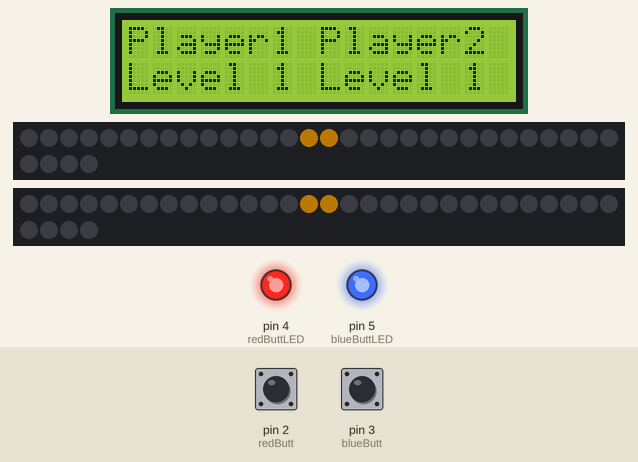
A sketch run on a simulated Arduino Mega 2560, built with avr-gcc and run on an emulated ATmega2560. On the bench: 16×2 character LCD, 2 × 34 RGB LEDs in strip order, left to right, continuing on the next row, output pins drawn as LEDs (lit = HIGH). The test bench sets the inputs (shaded band); at power-on: pin 2 (redButt) HIGH, pin 3 (blueButt) HIGH. Dim RGB values are drawn brighter than linear; random numbers use the default seed unless the sketch sets one.

Above: at 5.3 s.
5.4 s: pin 2 (redButt) pulled LOW for 0.15 s
At 6.3 s:
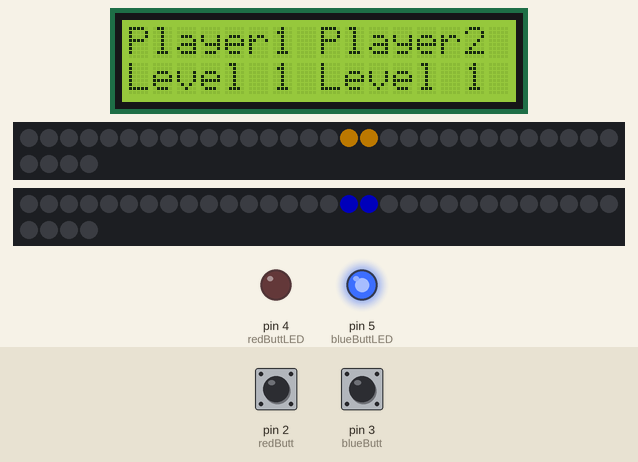
8.6 s: pin 3 (blueButt) pulled LOW for 0.15 s
At 9.6 s:
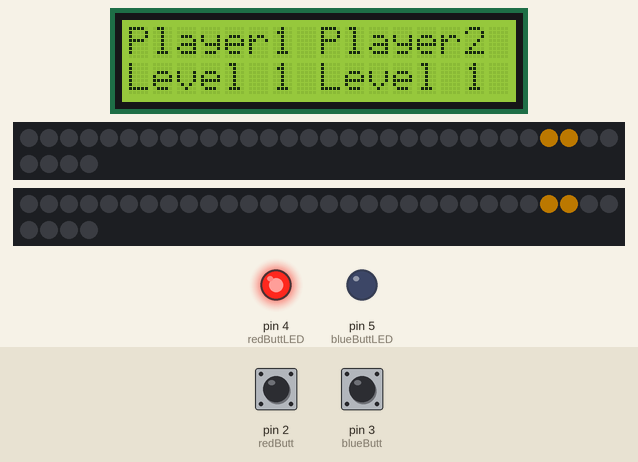
11.9 s: pin 2 (redButt) pulled LOW for 1 s
At 20.6 s:
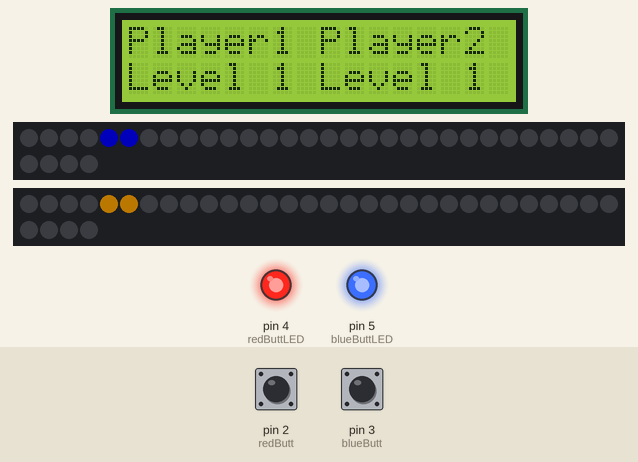
28.1 s: pin 3 (blueButt) pulled LOW for 1 s
At 29.1 s:
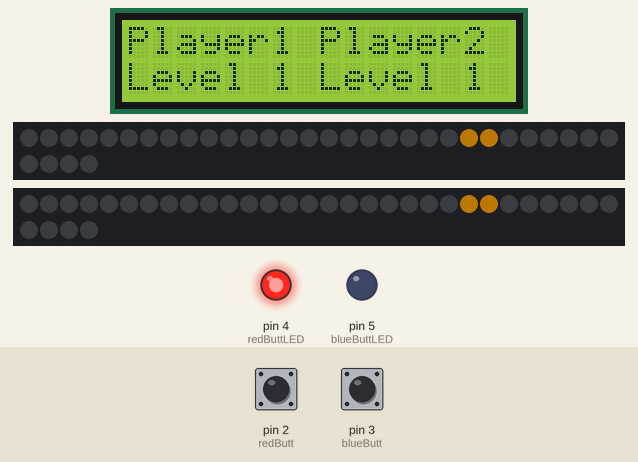
Timing chart, 0 to 32.6 s (numbered marks = the images above; inputs shaded):
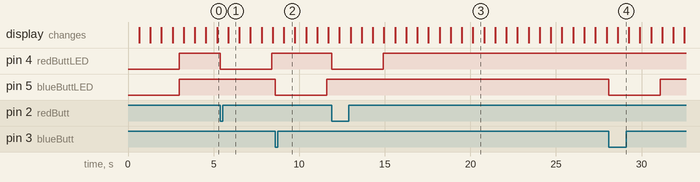

Measured:
- after the input at 5.4 s, pin 4 (redButtLED): HIGH → LOW at once, → HIGH 3.0 s later
- after the input at 8.6 s, pin 5 (blueButtLED): HIGH → LOW at once, → HIGH 3.0 s later
- after the input at 11.9 s, pin 4 (redButtLED): HIGH → LOW at once, → HIGH 3.0 s later
- after the input at 28.1 s, pin 5 (blueButtLED): HIGH → LOW at once, → HIGH 3.0 s later

The sketch:

Arduino_Light_Racer.ino
```cpp
/*
  How to change difficulty.
  Level One: interval should be 800 done
  Level Two: interval should be 600  done
  Level Three: interval should be 400  done
  Level Four: Interval should be 400 and new win pos every two bounces done
  Level Five: Interval should be 400 and new win pos every bounce  done


*/
#include <FastLED.h>
#include<LiquidCrystal.h>
//initialize LCD
LiquidCrystal lcd(23, 25, 27, 29, 31, 33);
bool refreshLCD = false; //will let LCD function know if a refresh is required so it is not constantly refreshing

//initialize delay variables.
unsigned long currentMillis;
unsigned long p1PreviousMillis = millis();
unsigned long p2PreviousMillis = millis();


//will be changed to alter difficulty
//represents interval time in milliseconds
int p1Interval = 650;
int p2Interval = 650;
int diffIncrement = 200; // what the difficulty will be incremented by when a player moves up a level.

//level difficulty flag
bool p1lvl4Diff = true;
bool p2lvl4Diff = true;

bool p1Direction, p2Direction; //True = LEDs move left to right. False = LEDs move right to left

int p1Loc = 0; //player 1(left side) starting location. Also acts as loop index
int p2Loc = 0; //player 2(right side) starting location. Also acts as loop index

//Head and tail boundaries that allow you to change these. You should only be changing these to even numbers and they should never overlap
//note that the left boundary will light up left boundary +1
//I beleive these numbers must be even numbers also for the loops to work (have not tested though)
int p1LeftBoundary = 32;
int p1RightBoundary = 0;
int p2LeftBoundary = 32;
int p2RightBoundary = 0;


//button setup
const int redButt = 2; //player 1
const int redButtLED = 4;
const int blueButt = 3; //player 2
const int blueButtLED = 5;

//interrupt flags
volatile bool redButtPressed = false;
volatile bool blueButtPressed = false;

//dead time variables
//if a player hits a button and its not the right location there button will become "dead" for 3 seconds;
unsigned long p1DeadTime = millis();
unsigned long p2DeadTime = millis();
int deadTimeInterval = 3000;
bool p1Dead;
bool p2Dead;

//initialize LED Strips
//green line
#define p1DATA_PIN  51
#define p2DATA_PIN 50
//yellow line
#define p1CLK_PIN  53
#define p2CLK_PIN 52

#define LED_TYPE  APA102
#define COLOR_ORDER  BGR
//always use an even number of LEDs. This is important to the loop functionality.
#define NUM_LEDS  34
CRGB p1leds[NUM_LEDS];
CRGB p2leds[NUM_LEDS];

//will tell winning position generating function if a new position is required
bool p1NewWinPosReqd = true;
bool p2NewWinPosReqd = true;


int p1WinPos, p2WinPos; //storage for winning position
int p1WinCheck, p2WinCheck;//variable used to store the current lit leds. The way the led strip indexing works reqs these var's to exist

CRGB p1PrimColor, p1WinColor, p2PrimColor, p2WinColor;


//level counters
int p1Level = 1;
int p2Level = 1;
int maxLevel = 5;

void setup() {
  // put your setup code here, to run once:
  FastLED.addLeds<LED_TYPE, p1DATA_PIN, p1CLK_PIN, COLOR_ORDER>(p1leds, NUM_LEDS);
  FastLED.addLeds<LED_TYPE, p2DATA_PIN, p2CLK_PIN, COLOR_ORDER>(p2leds, NUM_LEDS);
  FastLED.setBrightness(75);
  //uses arduinos built in resistor. LOW = Button Pressed High = Button Not pressed
  pinMode(blueButt, INPUT_PULLUP);
  pinMode(redButt, INPUT_PULLUP);
  //led setup
  pinMode(redButtLED, OUTPUT);
  pinMode(blueButtLED, OUTPUT);
  //  Interrupt will enable when button goes from HIGH to LOW
  attachInterrupt(digitalPinToInterrupt(redButt), redButton, FALLING);
  attachInterrupt(digitalPinToInterrupt(blueButt), blueButton, FALLING);
  //initital LCD Setup.
  lcd.begin(16, 2);
  lcd.print("Player1 Player2");
  lcd.setCursor(0, 1);
  lcd.print("Level ");
  lcd.print(p1Level);
  lcd.print(" Level ");
  lcd.print(p2Level);
  randomSeed(analogRead(0));
}

void loop() {
  currentMillis = millis();
  checkDeadState();
  generateWinningPos();
  p1Colors();
  p2Colors();
  leftStrip();
  rightStrip();
  verifyWinLoss();
  updateLCD();
  gameOver();
}

void checkDeadState() {
  //checks if a button should be dead or not
  //should set dead varibale to true and turn off the led.

  if (currentMillis - p1DeadTime >= deadTimeInterval) {
    p1Dead = false;
    digitalWrite(redButtLED, HIGH);
  }
  else {
    p1Dead = true;
    digitalWrite(redButtLED, LOW);
  }

  if (currentMillis - p2DeadTime >= deadTimeInterval) {
    p2Dead = false;
    digitalWrite(blueButtLED, HIGH);

  }
  else {
    p2Dead = true;
    digitalWrite(blueButtLED, LOW);
  }
}

void generateWinningPos() {
  //checks to see if new win position is required.
  //if it is it generates random number between boundaries and then sets variable back to false
  //will also set LCD refresh flag back to false since
  if (p1NewWinPosReqd == true) {
    //p1WinPos = random8(p1RightBoundary, (p1LeftBoundary + 1));
    p1WinPos = random(p1RightBoundary, (p1LeftBoundary+1));
    p1NewWinPosReqd = false;
    refreshLCD = false;
  }
  if (p2NewWinPosReqd == true) {
    //p2WinPos = random8(p2RightBoundary, (p2LeftBoundary + 1));
    p2WinPos = random(p2RightBoundary, (p2LeftBoundary+1));
    p2NewWinPosReqd = false;
    refreshLCD = false;
  }


}

void p1Colors() {
  //sets color based on player level
  switch (p1Level) {
    case 1:
      p1PrimColor = CRGB :: Orange;
      p1WinColor = CRGB:: Blue;
      break;
    case 2:
      p1PrimColor = CRGB :: Red;
      p1WinColor = CRGB::Green;
      break;
    case 3:
      p1PrimColor = CRGB::Yellow;
      p1WinColor = CRGB::Violet;
      break;
    case 4:
      p1PrimColor = CRGB:: Blue;
      p1WinColor = CRGB::Red;
      break;
    case 5:
      p1PrimColor = CRGB::Silver;
      p1WinColor = CRGB :: Blue;
      break;
  }
}


void p2Colors() {
  //sets color based on player level
  switch (p2Level) {
    case 1:
      p2PrimColor = CRGB :: Orange;
      p2WinColor = CRGB:: Blue;
      break;
    case 2:
      p2PrimColor = CRGB :: Red;
      p2WinColor = CRGB::Green;
      break;
    case 3:
      p2PrimColor = CRGB::Yellow;
      p2WinColor = CRGB::Violet;
      break;
    case 4:
      p2PrimColor = CRGB:: Blue;
      p2WinColor = CRGB::Red;
      break;
    case 5:
      p2PrimColor = CRGB::Silver;
      p2WinColor = CRGB :: Blue;
      break;
  }
}

void leftStrip() {
  if (currentMillis - p1PreviousMillis >= p1Interval) {
    //make sure direction is set properly.
    //it location is equal to left boundary direction should be true(move right) if equal to left boundary direction should be false(move left)
    //will loop between boundaries
    if (p1Loc == p1LeftBoundary) {

      p1UpperTierDiff();//check for level 4 and 5 difficulties
      p1Direction = true;
      p1leds[p1Loc - 1] = CRGB::Black;
      p1leds[p1Loc - 2] = CRGB::Black;
    }
    else if (p1Loc == p1RightBoundary) {

      p1UpperTierDiff();//check for level 4 and 5 difficulties
      p1Direction = false;
      p1leds[p1Loc + 2] = CRGB::Black;
      p1leds[p1Loc + 3] = CRGB::Black;


    }
    //if moving left to right
    if (p1Direction == true) {
      //this clearing happens earlier in the function
      //this stops the loop from referencing a location outside of the arrary
      /*
        For example, if left boundary was set to 34(the farthest left it can go) it would
        try to clear location led 36 and 37. Which do not exist
        when p1loc is at a boundary mark, the clearing of the previous LEDs happens above
      */
      if (p1Loc != p1LeftBoundary) {
        p1leds[p1Loc + 2] = CRGB::Black;
        p1leds[p1Loc + 3] = CRGB::Black;
      }
      //checks to see if win pos corressponds to location or location + 1.
      //if it does that means it a winning pair and will change to winning color
      if (p1WinPos == p1Loc || p1WinPos == p1Loc + 1) {
        p1leds[p1Loc] = p1WinColor;
        p1leds[p1Loc + 1] = p1WinColor;
      }
      else {
        p1leds[p1Loc] = p1PrimColor;
        p1leds[p1Loc + 1] = p1PrimColor;

      }
      FastLED.show();


      p1WinCheck = p1Loc;
      p1Loc -= 2;
      p1PreviousMillis = currentMillis;
    }
    //if moving right to left
    if (p1Direction == false) {
      //ensures that the loop does not attempt to reference an LED that does not exist.
      //Clearing of previous LEDs when p1Loc is at boundary happens earlier
      if (p1Loc != p1RightBoundary) {
        p1leds[p1Loc - 1] = CRGB::Black;
        p1leds[p1Loc - 2] = CRGB::Black;
      }
      if (p1WinPos == p1Loc || p1WinPos == p1Loc + 1) {
        p1leds[p1Loc] = p1WinColor;
        p1leds[p1Loc + 1] = p1WinColor;
      }
      else {
        p1leds[p1Loc] = p1PrimColor;
        p1leds[p1Loc + 1] = p1PrimColor;
      }
      FastLED.show();

      p1WinCheck = p1Loc;
      p1Loc += 2;
      p1PreviousMillis = currentMillis;

    }
  }

}

void rightStrip() {
  if (currentMillis - p2PreviousMillis >= p2Interval) {
    //make sure direction is set properly.
    //same logic as leftsrip()
    //will loop between boundaries
    //also clears the last used leds in the chain when p2loc is on boundary position

    if (p2Loc == p2LeftBoundary) {
      p2UpperTierDiff();//check for level 4 and 5 difficulties
      p2Direction = true;
      p2leds[p2Loc - 1] = CRGB::Black;
      p2leds[p2Loc - 2] = CRGB::Black;

    }
    else if (p2Loc == p2RightBoundary) {

      p2UpperTierDiff();//check for level 4 and 5 difficulties
      p2Direction = false;
      p2leds[p2Loc + 2] = CRGB::Black;
      p2leds[p2Loc + 3] = CRGB::Black;

    }


    //if moving left to right
    if (p2Direction == true) {

      if (p2Loc != p2LeftBoundary) {
        p2leds[p2Loc + 2] = CRGB::Black;
        p2leds[p2Loc + 3] = CRGB::Black;
      }
      if (p2WinPos == p2Loc || p2WinPos == p2Loc + 1) {
        p2leds[p2Loc] = p2WinColor;
        p2leds[p2Loc + 1] = p2WinColor;
      }
      else {
        p2leds[p2Loc] = p2PrimColor;
        p2leds[p2Loc + 1] = p2PrimColor;
      }
      FastLED.show();
      p2WinCheck = p2Loc;
      p2Loc -= 2;
      p2PreviousMillis = currentMillis;
    }
    //if moving right to left
    if (p2Direction == false) {
      if (p2Loc != p2RightBoundary) {
        p2leds[p2Loc - 1] = CRGB::Black;
        p2leds[p2Loc - 2] = CRGB::Black;
      }
      if (p2WinPos == p2Loc || p2WinPos == p2Loc + 1) {
        p2leds[p2Loc] = p2WinColor;
        p2leds[p2Loc + 1] = p2WinColor;
      }
      else {
        p2leds[p2Loc] = p2PrimColor;
        p2leds[p2Loc + 1] = p2PrimColor;
      }
      FastLED.show();
      p2WinCheck = p2Loc;
      p2Loc += 2;
      p2PreviousMillis = currentMillis;

    }
  }

}

void verifyWinLoss() {

  /*
  check dead state
    if it is:
    check if p1loc is equal to p1WinCheck or p1WinCheck +1
    if it is:
      increase level by 1
      incrememnt difficutly if level  2 or 3
      set button pressed to false
      set newwinposreqd to true
      set refreshlcd to true


    if its not:
      set dead time to current millis
      set dead variable to true so that led's can update


    reset butt pressed status
  */
  //if red button was pressed(player 1)
  if (redButtPressed == true) {
    if (p1Dead == false) {
      if (p1WinCheck == p1WinPos || p1WinCheck + 1 == p1WinPos) {
        p1Level++;
        if (p1Level < 4)
          p1Interval -= diffIncrement;
        p1NewWinPosReqd = true;
        refreshLCD = true;

      }
      else {
        p1DeadTime = currentMillis;
        p1Dead = true;
      }
    }
    redButtPressed = false;
  }
  // the blue button was pressed(player 2)
  if (blueButtPressed == true) {
    if (p2Dead == false) {
      if (p2WinCheck == p2WinPos || p2WinCheck + 1  == p2WinPos) {
        p2Level++;
        if (p2Level < 4)
          p2Interval -= diffIncrement;
        p2NewWinPosReqd = true;
        refreshLCD = true;

      }
      else {
        p2DeadTime = currentMillis;
        p2Dead = true;
      }
    }
    blueButtPressed = false;
  }

}

void updateLCD() {
  //will only update lcd screen if refreshLCD is flagged
  if (refreshLCD == true) {
    lcd.clear();
    lcd.home();
    lcd.print("Player1 Player2");
    lcd.setCursor(0, 1);
    lcd.print("Level ");
    lcd.print(p1Level);
    lcd.print(" Level ");
    lcd.print(p2Level);
  }
}

void gameOver() {
  //will throw program into infinite loop until reset button is pressed if someone completes all levels
  if (p1Level == (maxLevel + 1) || p2Level == (maxLevel + 1))
  {
    //if player one won
    if (p1Level == (maxLevel + 1)) {
      fill_rainbow(p2leds, NUM_LEDS, 0, 5);
      fill_rainbow(p1leds, NUM_LEDS, 0, 5);
      FastLED.show();


      do {
        lcd.clear();
        lcd.home();
        lcd.print("   Player One");
        lcd.setCursor(7, 1);
        lcd.print("Wins!");
        delay(3000);
        lcd.clear();
        lcd.home();
        lcd.print("Press reset");
        lcd.setCursor(0, 1);
        lcd.print("for new game");
      } while (true);
    }
    //if player two won
    if (p2Level == (maxLevel + 1)) {
      fill_rainbow(p2leds, NUM_LEDS, 0, 5);
      fill_rainbow(p1leds, NUM_LEDS, 0, 5);
      FastLED.show();

      do {
        lcd.clear();
        lcd.home();
        lcd.print("   Player Two");
        lcd.setCursor(7, 1);
        lcd.print("Wins!");
        delay(3000);
        lcd.clear();
        lcd.home();
        lcd.print("Press reset");
        lcd.setCursor(0, 1);
        lcd.print("for new game");
      } while (true);
    }
  }

}
void redButton() {

  static unsigned long last_interrupt_time = 0;
  unsigned long interrupt_time = millis();
  // If interrupts come faster than 200ms, assume it's a bounce and ignore
  if (interrupt_time - last_interrupt_time > 200)
  {
    redButtPressed = true;
  }
  last_interrupt_time = interrupt_time;

}

void blueButton() {
  static unsigned long last_interrupt_time = 0;
  unsigned long interrupt_time = millis();
  // If interrupts come faster than 200ms, assume it's a bounce and ignore
  if (interrupt_time - last_interrupt_time > 200)
  {
    blueButtPressed = true;
  }
  last_interrupt_time = interrupt_time;

}

void p1UpperTierDiff() {
  //this is for the level 4 Difficulty. will generate a new win position
  //after the light has gone down and back once
  if (p1Level == 4) {
    if (p1lvl4Diff) {
      p1NewWinPosReqd = true;
      generateWinningPos();
      p1lvl4Diff = !p1lvl4Diff;
    }
    else {
      p1lvl4Diff = !p1lvl4Diff;
    }
  }
  //Max level difficulty adjustment. Will generate a new win Position whenever the index hits a boundary
  if (p1Level == maxLevel) {
    p1NewWinPosReqd = true;
    generateWinningPos();
  }

}

void p2UpperTierDiff() {
  //level 4 difficulty adjustment
  //see leftstrip() for logic explanation
  if (p2Level == 4) {
    if (p2lvl4Diff) {
      p2NewWinPosReqd = true;
      generateWinningPos();
      p2lvl4Diff = !p2lvl4Diff;
    }
    else {
      p2lvl4Diff = !p2lvl4Diff;
    }
  }
  //Max level difficulty adjustment
  //see leftstrip() for logic
  if (p2Level == maxLevel) {
    p2NewWinPosReqd = true;
    generateWinningPos();
  }
}
```
